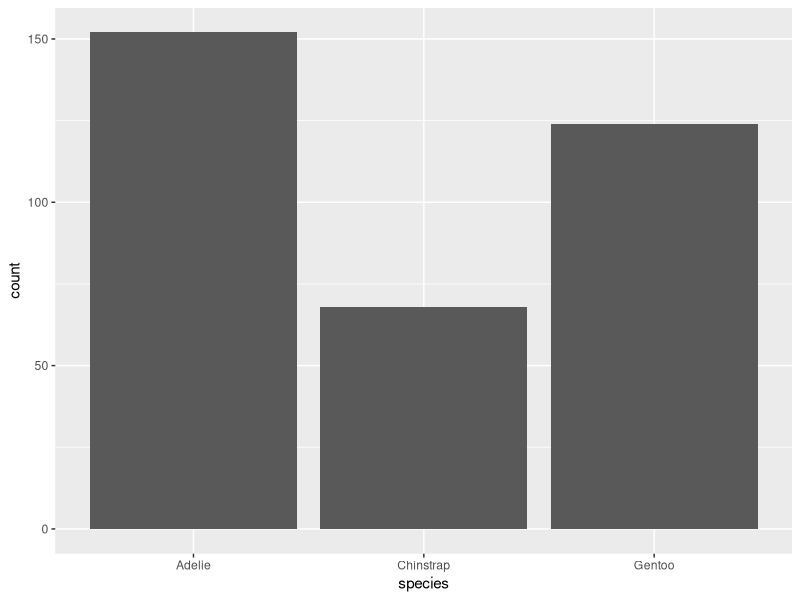
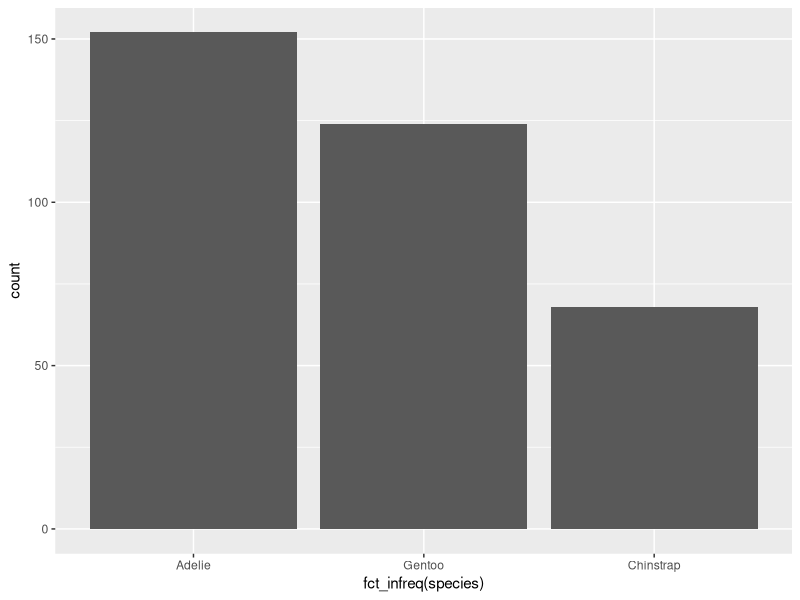
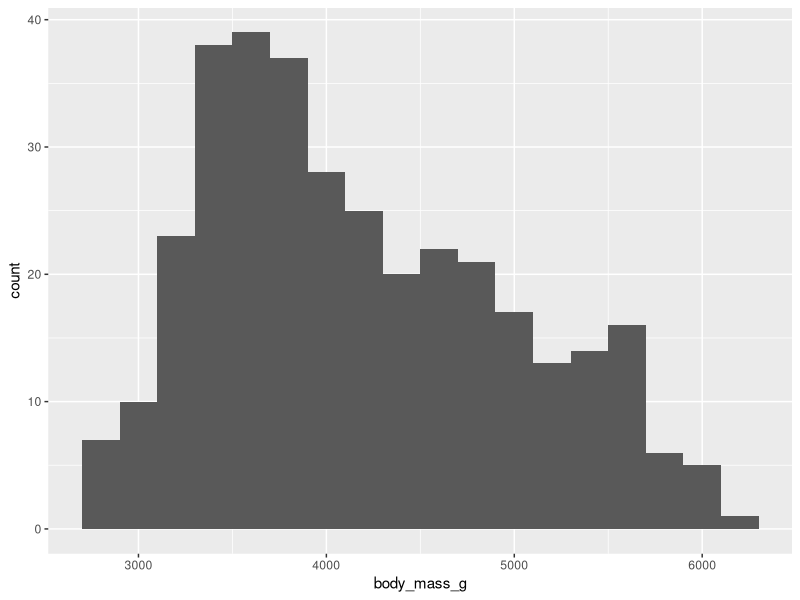
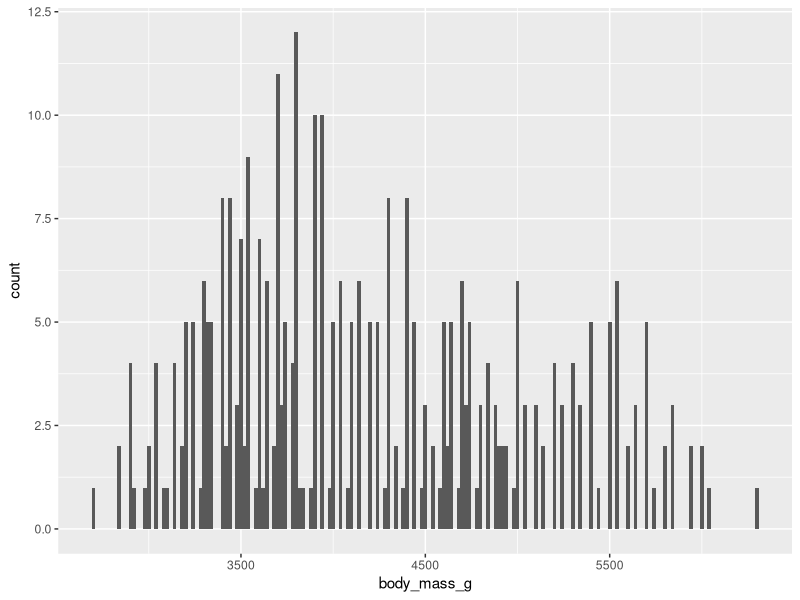
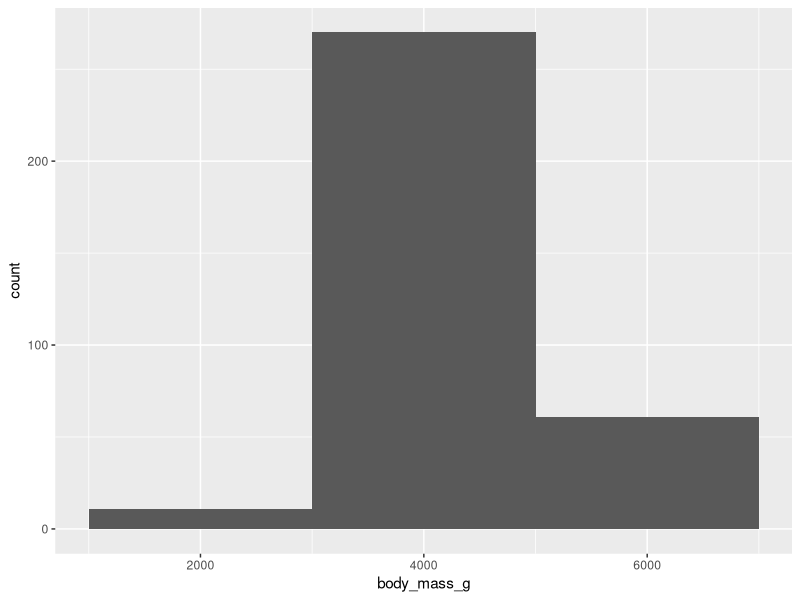
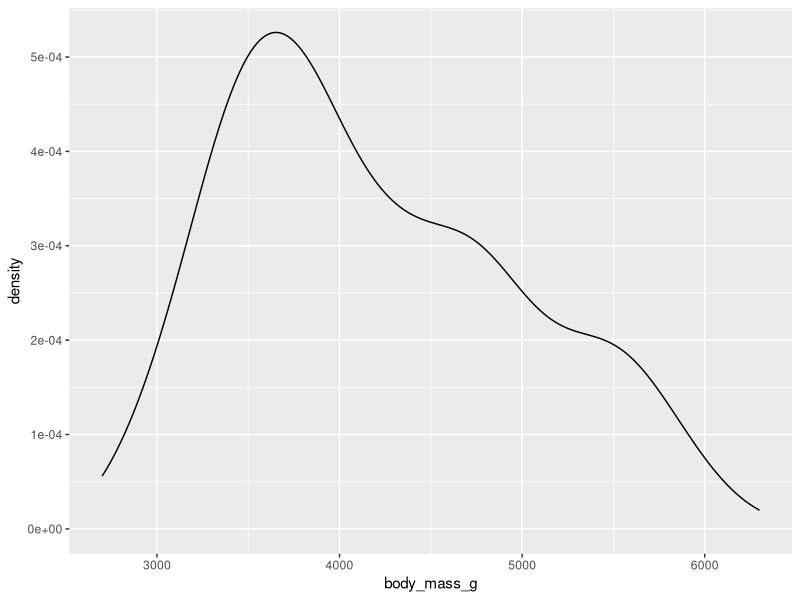

Recreate these plots in R, in order.
library(tidyverse)
library(palmerpenguins)

ggplot(penguins, aes(x = species)) +
  geom_bar()

# 降序
ggplot(penguins, aes(x = fct_infreq(species))) +
  geom_bar()


ggplot(penguins, aes(x = body_mass_g)) +
  geom_histogram(binwidth = 200)

# binwidth 参数是需要不断尝试的
ggplot(penguins, aes(x = body_mass_g)) +
  geom_histogram(binwidth = 20)
ggplot(penguins, aes(x = body_mass_g)) +
  geom_histogram(binwidth = 2000)

ggplot(penguins, aes(x = body_mass_g)) +
  geom_density()
